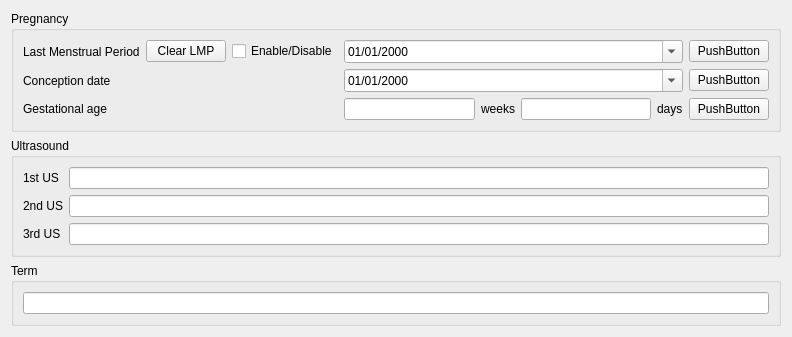
<?xml version="1.0" encoding="UTF-8"?>
<ui version="4.0">
 <class>obstetricalcalendar</class>
 <widget class="QWidget" name="obstetricalcalendar">
  <property name="geometry">
   <rect>
    <x>0</x>
    <y>0</y>
    <width>792</width>
    <height>335</height>
   </rect>
  </property>
  <property name="windowTitle">
   <string/>
  </property>
  <layout class="QGridLayout" name="gridLayout_4">
   <item row="2" column="0">
    <widget class="QGroupBox" name="termGroup">
     <property name="title">
      <string>Term</string>
     </property>
     <layout class="QGridLayout" name="gridLayout">
      <item row="0" column="0">
       <widget class="QLineEdit" name="termLineEdit"/>
      </item>
     </layout>
    </widget>
   </item>
   <item row="1" column="0">
    <widget class="QGroupBox" name="ultrasoundGroup">
     <property name="title">
      <string>Ultrasound</string>
     </property>
     <layout class="QGridLayout" name="gridLayout_2">
      <item row="0" column="0">
       <widget class="QLabel" name="firstUltrasoundLabel">
        <property name="text">
         <string>1st US</string>
        </property>
       </widget>
      </item>
      <item row="0" column="1">
       <widget class="QLineEdit" name="firstUltrasound">
        <property name="readOnly">
         <bool>true</bool>
        </property>
       </widget>
      </item>
      <item row="1" column="0">
       <widget class="QLabel" name="secondUltrasoundLabel">
        <property name="text">
         <string>2nd US</string>
        </property>
       </widget>
      </item>
      <item row="1" column="1">
       <widget class="QLineEdit" name="secondUltrasound">
        <property name="readOnly">
         <bool>true</bool>
        </property>
       </widget>
      </item>
      <item row="2" column="0">
       <widget class="QLabel" name="thirdUltrasoundLabel">
        <property name="text">
         <string>3rd US</string>
        </property>
       </widget>
      </item>
      <item row="2" column="1">
       <widget class="QLineEdit" name="thirdUltrasound">
        <property name="readOnly">
         <bool>true</bool>
        </property>
       </widget>
      </item>
     </layout>
    </widget>
   </item>
   <item row="0" column="0">
    <widget class="QGroupBox" name="pregnancyGroup">
     <property name="title">
      <string>Pregnancy</string>
     </property>
     <layout class="QGridLayout" name="gridLayout_3">
      <item row="2" column="3">
       <layout class="QHBoxLayout" name="horizontalLayout">
        <item>
         <widget class="QLineEdit" name="currentWeeksAmenorrhoeaWeeks">
          <property name="readOnly">
           <bool>true</bool>
          </property>
         </widget>
        </item>
        <item>
         <widget class="QLabel" name="currentWeeksAmenorrhoeaWeeksLabel">
          <property name="text">
           <string>weeks</string>
          </property>
         </widget>
        </item>
        <item>
         <widget class="QLineEdit" name="currentWeeksAmenorrhoeaDays">
          <property name="readOnly">
           <bool>true</bool>
          </property>
         </widget>
        </item>
        <item>
         <widget class="QLabel" name="currentWeeksAmenorrhoeaDaysLabel">
          <property name="text">
           <string>days</string>
          </property>
         </widget>
        </item>
       </layout>
      </item>
      <item row="2" column="4">
       <widget class="QPushButton" name="computeCurrentWA">
        <property name="text">
         <string>PushButton</string>
        </property>
       </widget>
      </item>
      <item row="0" column="3">
       <widget class="QDateEdit" name="lastMenstrualPeriodDateEdit">
        <property name="locale">
         <locale language="French" country="Madagascar"/>
        </property>
        <property name="correctionMode">
         <enum>QAbstractSpinBox::CorrectToNearestValue</enum>
        </property>
        <property name="displayFormat">
         <string>dd/MM/yyyy</string>
        </property>
        <property name="calendarPopup">
         <bool>true</bool>
        </property>
       </widget>
      </item>
      <item row="0" column="4">
       <widget class="QPushButton" name="computeFromLMP">
        <property name="text">
         <string>PushButton</string>
        </property>
       </widget>
      </item>
      <item row="0" column="0">
       <widget class="QLabel" name="lastMenstrualPeriodLabel">
        <property name="text">
         <string>Last Menstrual Period</string>
        </property>
       </widget>
      </item>
      <item row="1" column="0">
       <widget class="QLabel" name="conceptionDateLabel">
        <property name="text">
         <string>Conception date</string>
        </property>
       </widget>
      </item>
      <item row="1" column="4">
       <widget class="QPushButton" name="computeFromConceptionDate">
        <property name="text">
         <string>PushButton</string>
        </property>
       </widget>
      </item>
      <item row="1" column="3">
       <widget class="QDateEdit" name="conceptionDateEdit">
        <property name="locale">
         <locale language="French" country="Madagascar"/>
        </property>
        <property name="showGroupSeparator" stdset="0">
         <bool>false</bool>
        </property>
        <property name="minimumDate">
         <date>
          <year>1790</year>
          <month>9</month>
          <day>1</day>
         </date>
        </property>
        <property name="displayFormat">
         <string>dd/MM/yyyy</string>
        </property>
        <property name="calendarPopup">
         <bool>true</bool>
        </property>
        <property name="currentSectionIndex">
         <number>0</number>
        </property>
       </widget>
      </item>
      <item row="2" column="0">
       <widget class="QLabel" name="gestationalAgeHelpTextLabel">
        <property name="text">
         <string>Gestational age</string>
        </property>
       </widget>
      </item>
      <item row="0" column="1">
       <widget class="QPushButton" name="clearLastMenstrualPeriodPushButton">
        <property name="text">
         <string>Clear LMP</string>
        </property>
       </widget>
      </item>
      <item row="0" column="2">
       <widget class="QCheckBox" name="lastMenstrualPeriodCheckBox">
        <property name="text">
         <string>Enable/Disable</string>
        </property>
       </widget>
      </item>
     </layout>
    </widget>
   </item>
  </layout>
 </widget>
 <resources/>
 <connections/>
</ui>
